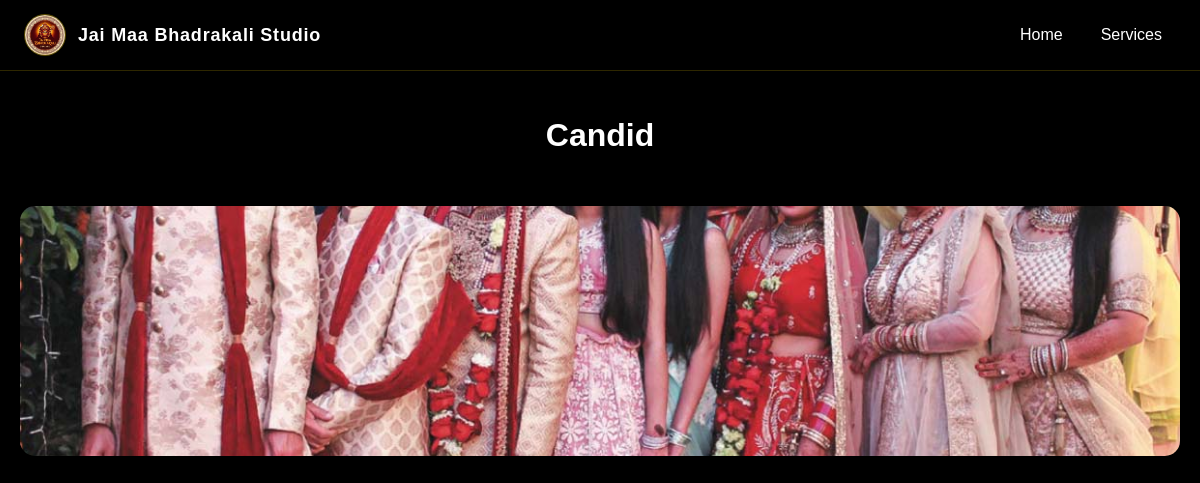
Page /gallery/candid/ on the committed database.
### main/models.py (models this page shows, shortened)
class Gallery(models.Model):
    CATEGORY_CHOICES = [
        ('prewedding', 'Pre Wedding'),
        ('candid', 'Candid'),
        ('fineart', 'Fine Art'),
        ('video', 'Video'),
        ('traditional', 'Traditional Video'),
        ('cinematic', 'Cinematic Highlights'),
        ('katha', 'Live Katha Streaming'),
        ('album', 'Wedding Album Design'),
    ]
    image = models.ImageField(upload_to='gallery/', null=True, blank=True)
    video = models.FileField(upload_to='videos/', null=True, blank=True)
    title = models.CharField(max_length=100, blank=True)
    category = models.CharField(
        max_length=50,
        choices=CATEGORY_CHOICES,
        default='prewedding'
    )

### main/views.py (the view)
# urls.py: path('gallery/<str:category>/', views.gallery_view, name='gallery'),
def gallery_view(request, category):
    images = Gallery.objects.filter(category=category).order_by('-id')
    return render(request, "main/gallery.html", {
        "images": images,
        "category": category
    })

### main/templates/main/gallery.html (shortened to what this page needs)
{% load static %}
<!DOCTYPE html>
<html>
<head>
</head>
<body>
<nav class="navbar">
  <a href="/" class="brand">
    <img src="{% static 'main/logo.jpeg' %}" alt="Jai Maa Bhadrakali Studio logo" class="brand-logo">
    <span>Jai Maa Bhadrakali Studio</span>
  </a>
  <div class="nav-links">
    <a href="/">Home</a>
    <a href="/services/">Services</a>
  </div>
</nav>
<h1>{{ category }}</h1>
<div class="gallery-grid">
  {% for img in images %}
    {% if img.video %}
    <div class="video-card">
      <video class="video-item" muted loop playsinline preload="metadata">
        <source src="{{ img.video.url }}" type="video/mp4">
      </video>
    </div>
    {% else %}
    <img src="{{ img.image.url }}" onclick="openModal(this.src)">
    {% endif %}
  {% endfor %}
</div>
</body>
</html>

### main/templates/main/gallery.html (style rules this page uses)
body { margin: 0; padding-top: 78px; background: black; color: white; font-family: Arial; text-align: center; }
a { color: inherit; text-decoration: none; }
.navbar { position: fixed; top: 0; left: 0; width: 100%; z-index: 1000; display: flex; justify-content: space-between; align-items: center; padding: 14px 24px; box-sizing: border-box; background: rgba(0, 0, 0, 0.82); backdrop-filter: blur(10px); border-bottom: 1px solid rgba(255, 215, 0, 0.18); }
.brand { display: inline-flex; align-items: center; gap: 12px; font-size: 18px; font-weight: bold; letter-spacing: 0.8px; }
.brand-logo { width: 40px; height: 40px; border-radius: 50%; object-fit: cover; border: 1px solid rgba(255, 215, 0, 0.35); }
.nav-links { display: flex; flex-wrap: wrap; gap: 10px; align-items: center; }
.nav-links a { padding: 8px 14px; border-radius: 999px; transition: 0.3s; }
h1 { padding: 18px 20px 10px; text-transform: capitalize; }
.gallery-grid { display: grid; grid-template-columns: repeat(auto-fit, minmax(250px, 1fr)); gap: 15px; padding: 20px; }
.gallery-grid img { width: 100%; height: 250px; object-fit: cover; border-radius: 15px; cursor: pointer; transition: 0.4s; }

### rows in the picture
Gallery: category "Candid", image (picture)
